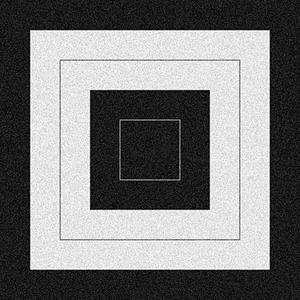
#> input picture box.jpg, 300 x 300 px, found by its file name
$ python 'Lab 1.py'
#> lines starting #> are read from the running program, lines starting #| are printed output that depends on the picture
# # Gx_sobel = np.array([
# #     [-1, 0, 1],
# #     [-2, 0, 2],
# #     [-1, 0, 1]
# # ], dtype=np.float32)

# # Gy_sobel = np.array([
# #     [-1, -2, -1],
# #     [ 0,  0,  0],
# #     [ 1,  2,  1]
# # ], dtype=np.float32)


import numpy as np
import matplotlib.pyplot as plt
import cv2
import math


def pad_image_asymmetric (matrix, pad_value, kernel_shape, kernel_center):
    k_h, k_w = kernel_shape
    c_r, c_c = kernel_center

    # Amount of padding on each side
    # ekhane change hobe (kernel 180 degree flipped kintu.. must change korbi )
    pad_top = k_h - c_r - 1
    pad_left = k_w - c_c - 1
    pad_bottom = c_r
    pad_right = c_c
    # use np.pad
    pad_img = np.pad(matrix, ((pad_top, pad_bottom), (pad_left, pad_right)), mode='constant')
    print(pad_img)

    return pad_img,(pad_top,pad_left)


def convolution_with_manual_flip(image, kernel, kernel_center_before_flip):
    """
    Perform convolution with manual 180-degree kernel flip using indexing
    """
    k_h, k_w = kernel.shape

    # Pad image
    padded_image, center_after_flip = pad_image_asymmetric(image, 0 ,(k_h, k_w), kernel_center_before_flip)

    # Output dimensions
    orig_h, orig_w = image.shape
    output = np.zeros((orig_h, orig_w))

    c_r, c_c = center_after_flip

    # Perform convolution
    for i in range(orig_h):
        for j in range(orig_w):
            acc = 0

            # Kernel center position in padded image"?:
            center_i = i + c_r
            center_j = j + c_c

            # Apply kernel with manual flip (reverse indexing)
            for m in range(k_h):
                for n in range(k_w):
                    img_i = center_i + (m - c_r)
                    img_j = center_j + (n - c_c)

                    # Manual 180-degree flip: kernel[k_h-1-m][k_w-1-n]
                    img_val = padded_image[img_i][img_j]
                    kernel_val = kernel[k_h - 1 - m][k_w - 1 - n]

                    acc += img_val * kernel_val

            output[i][j] = acc

    return output

# [50 lines of commented-out code are left out]
def gaussian_function(u, v, sigma):
    return (1 / (2 * math.pi * (sigma**2))) * math.exp(-((u**2 + v**2) / (2*sigma**2)))

# Gaussian smoothing kernel
def gaussian_smoothing_kernel(size, sigma):
#> called with size = 5, sigma = 1
    size = int(size)|1
    kernel = np.zeros((size, size))
    k = size // 2
    for i in range(-k, k+1): #x
        for j in range(-k, k+1): #y
            kernel[k-j, k+i] = gaussian_function(i, j, sigma)
    # Normalize so sum = 1
    kernel /= np.sum(kernel)
    return kernel

# Laplacian of Gaussian sharpening function
def log_function(u, v, sigma):
    factor = (u**2 + v**2 - 2*sigma**2)/sigma**4
    return factor * gaussian_function(u, v, sigma)

# Gaussian sharpening kernel
def gaussian_sharpening_kernel(size, sigma):
#> called with size = 7, sigma = 1
    size = int(size)|1
    kernel = np.zeros((size, size))
    k = size // 2
    for i in range(-k, k+1):
        for j in range(-k, k+1):
            kernel[k-j, k+i] = log_function(i, j, sigma)

    # Zero mean for sharpening
    #kernel -= np.mean(kernel)
    return kernel


sigma = 1.0
smoothing_kernel = gaussian_smoothing_kernel(5*sigma, sigma)
sharpening_kernel = gaussian_sharpening_kernel(7*sigma, sigma)


Gx = np.array([[-1, 0, 1],
               [-1, 0, 1],
               [-1, 0, 1]], dtype=np.float32)
Gy = np.array([[-1, -1, -1],
               [ 0,  0,  0],
               [ 1,  1,  1]], dtype=np.float32)


img = np.array([[1,2,3,4,5],
              [4,5,6,6,7],
              [7,8,9,4,2],
              [17,4,9,41,2],
              [5,8,1,8,2]])

kernel = np.array([[1,2,3],[4,5,6],[7,8,9]])

c1,c2 = img.shape

output = convolution_with_manual_flip(img,kernel,(1,1))


image = cv2.imread('Box.jpg',cv2.IMREAD_GRAYSCALE)
#> image is the input picture: shape (300, 300); min 0, max 255, mean 122.3

blurred_image = convolution_with_manual_flip(image,np.flipud(np.fliplr(smoothing_kernel)), (2,2))
#> call 2 of convolution_with_manual_flip, with kernel = array of shape (5, 5), kernel_center_before_flip = (2, 2)
#> call 2 of pad_image_asymmetric, with pad_value = 0, kernel_shape = (5, 5), kernel_center = (2, 2)
#> in pad_image_asymmetric (call 2), `pad_img = np.pad(matrix, ((pad_top, pad_bottom), (pad_left, pad_right)..`:
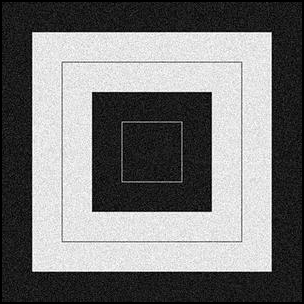
#> pad_img: shape (304, 304); min 0, max 255, mean 119.2
#> (printed output is left out)
#> in convolution_with_manual_flip (call 2), `padded_image, center_after_flip = pad_image_asymmetric(image, 0 ,(k_h,..`: center_after_flip = (2, 2)
#> in convolution_with_manual_flip (call 2), `c_r, c_c = center_after_flip`: c_r = 2
#> after the loop in convolution_with_manual_flip (call 2), `for i in range(orig_h):`:
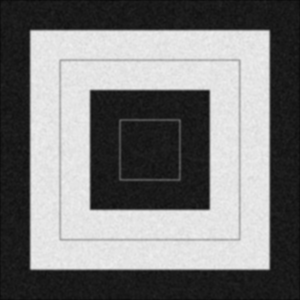
#> output: shape (300, 300) float64; min 11.44, max 239.8, mean 122.2

dx_image = convolution_with_manual_flip(image,np.flipud(np.fliplr(Gx)), (1,1))
#> call 3 of convolution_with_manual_flip, with kernel = array of shape (3, 3), kernel_center_before_flip = (1, 1)
#> call 3 of pad_image_asymmetric, with pad_value = 0, kernel_shape = (3, 3), kernel_center = (1, 1)
#> in pad_image_asymmetric (call 3), `pad_img = np.pad(matrix, ((pad_top, pad_bottom), (pad_left, pad_right)..`:
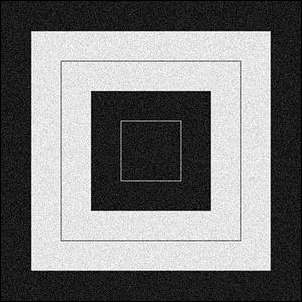
#> pad_img: shape (302, 302); min 0, max 255, mean 120.7
#> (printed output is left out)
#> in convolution_with_manual_flip (call 3), `padded_image, center_after_flip = pad_image_asymmetric(image, 0 ,(k_h,..`: center_after_flip = (1, 1)
#> in convolution_with_manual_flip (call 3), `c_r, c_c = center_after_flip`: c_r = 1
#> after the loop in convolution_with_manual_flip (call 3), `for i in range(orig_h):`:
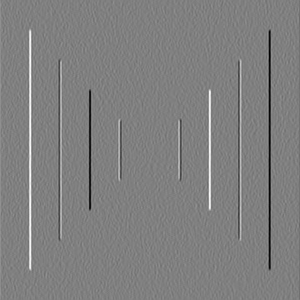
#> output: shape (300, 300) float64; min -748, max 741, mean 0; drawn with min black and max white
dy_image = convolution_with_manual_flip(image,np.flipud(np.fliplr(Gy)), (1,1))
#> call 4 of convolution_with_manual_flip, with kernel = array of shape (3, 3), kernel_center_before_flip = (1, 1)
#> (printed output is left out)
#> after the loop in convolution_with_manual_flip (call 4), `for i in range(orig_h):`:
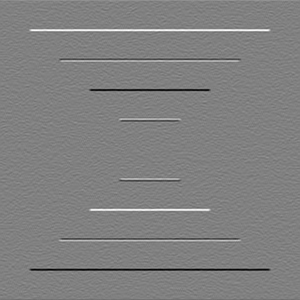
#> output: shape (300, 300) float64; min -750, max 736, mean 0; drawn with min black and max white

plt.figure(figsize=(8,12))
plt.imshow(blurred_image,cmap="gray")
plt.title("Blurred Image")
plt.axis("off")
plt.show()

plt.figure(figsize=(8,12))
plt.imshow(dx_image,cmap="gray")
plt.title("Blurred Image")
plt.axis("off")
plt.show()

plt.figure(figsize=(8,12))
plt.imshow(dy_image,cmap="gray")
plt.title("Blurred Image")
plt.axis("off")
plt.show()
